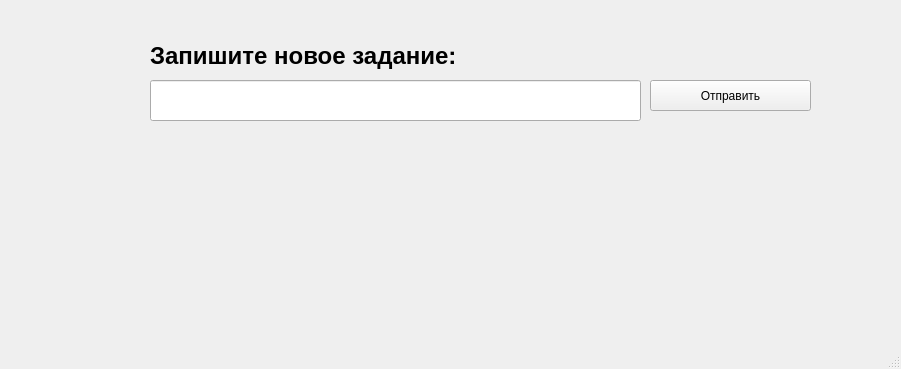
<?xml version="1.0" encoding="UTF-8"?>
<ui version="4.0">
 <class>MainWindow</class>
 <widget class="QMainWindow" name="MainWindow">
  <property name="geometry">
   <rect>
    <x>0</x>
    <y>0</y>
    <width>901</width>
    <height>369</height>
   </rect>
  </property>
  <property name="windowTitle">
   <string>MainWindow</string>
  </property>
  <widget class="QWidget" name="centralwidget">
   <widget class="QLabel" name="label">
    <property name="geometry">
     <rect>
      <x>150</x>
      <y>20</y>
      <width>581</width>
      <height>71</height>
     </rect>
    </property>
    <property name="font">
     <font>
      <family>Arial</family>
      <pointsize>18</pointsize>
      <weight>75</weight>
      <bold>true</bold>
     </font>
    </property>
    <property name="text">
     <string>Запишите новое задание:</string>
    </property>
   </widget>
   <widget class="QPushButton" name="pushButton">
    <property name="geometry">
     <rect>
      <x>650</x>
      <y>80</y>
      <width>161</width>
      <height>31</height>
     </rect>
    </property>
    <property name="text">
     <string>Отправить</string>
    </property>
   </widget>
   <widget class="QLineEdit" name="lineEdit">
    <property name="geometry">
     <rect>
      <x>150</x>
      <y>80</y>
      <width>491</width>
      <height>41</height>
     </rect>
    </property>
   </widget>
  </widget>
  <widget class="QMenuBar" name="menubar">
   <property name="geometry">
    <rect>
     <x>0</x>
     <y>0</y>
     <width>901</width>
     <height>24</height>
    </rect>
   </property>
  </widget>
  <widget class="QStatusBar" name="statusbar"/>
 </widget>
 <resources/>
 <connections/>
</ui>
